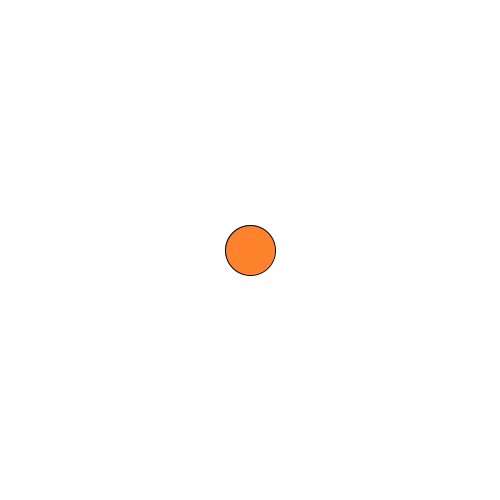
Frame 1 (no input)
Frame 60 (the mouse pressed at the canvas centre just before this capture): identical to frame 1, image omitted
Frame 120 (the mouse held since frame 60 and released just before this capture): identical to frame 1, image omitted

The Processing sketch that drew this single still picture (run headless with seeded random() and noise(); from frame 60 on, the mouse is pressed at the canvas centre):

// Processing sketch: processing_142633
// ── processing_142633.pde

//this is an exercise in creating and using classes

//initialize class instance
Circle circle;

void setup(){
  size(500,500);
  circle = new Circle(height/2,width/2, 50, 50);
}

void draw(){
  background(255);
  circle.display();
  
  if(mousePressed){
    circle.setX(mouseX);
    circle.setY(mouseY);
  }
}
public class Circle extends Thing{

  //properties that belong to this particular class
  //Circle inherits the properties from Thing class 
  //(the "Super Class") but adds it's own.
  
  color colour;
  
  //constructor
  Circle(int x, int y, int thingWidth, int thingHeight){
    super(x,y,thingWidth,thingHeight);
    
    colour = color(255,130,45);
  }
  
  public void display(){
    fill(colour);
    ellipse(this.x, this.y, this.w, this.h);
  }
}
//this is the class description

class Thing{
  int x, y, w, h;
  
  
  Thing(int posX, int posY, int thingWidth, int thingHeight){
    this.x = posX;
    this.y = posY;
    this.w = thingWidth;
    this.h = thingHeight;
  }
  
//  public void display(){
//    ellipse(this.x, this.y, this.w, this.h);
//  }
  
  public void setX(int x){
    this.x = x;
  }
  
  public int getX(){
    return this.x;
  }
  
  public void setY(int y){
    this.y = y;
  }
  
  public int getY(){
    return this.y;
  } 
}
